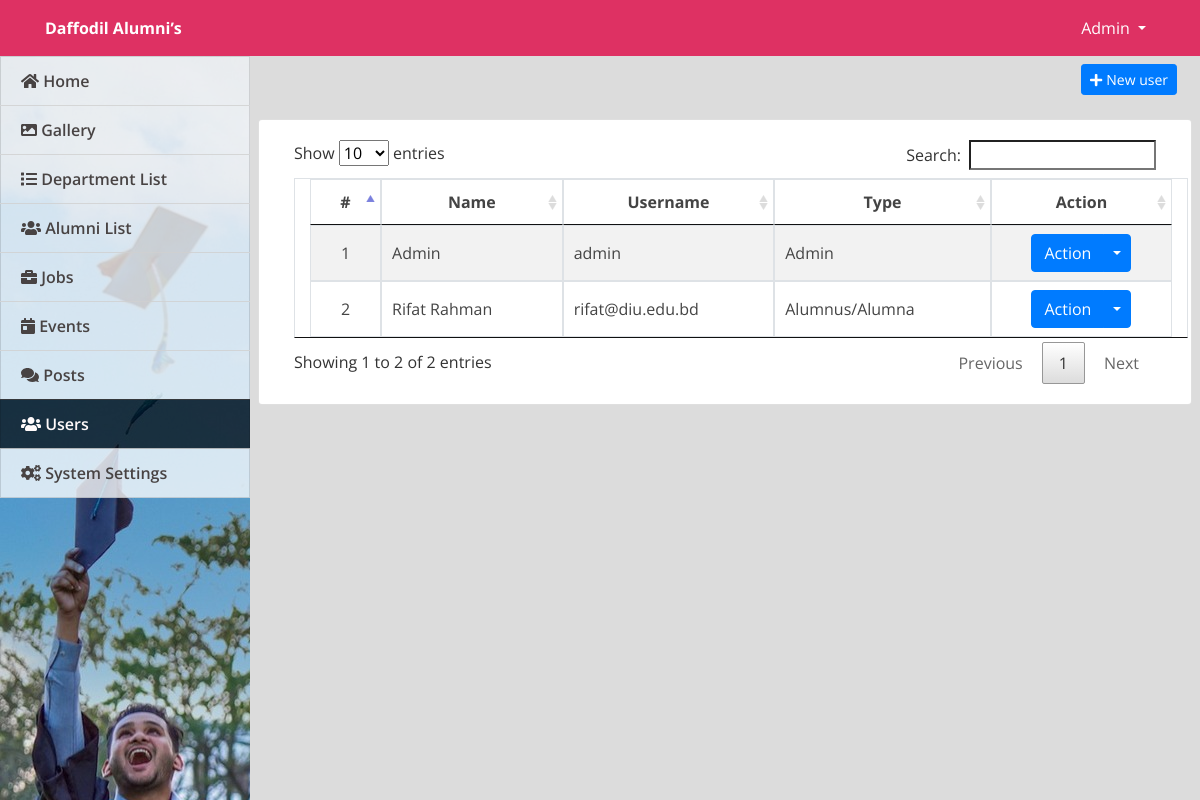
Page /admin/index.php?page=users (signed in) on the committed database.
### tables this page shows
CREATE TABLE `users` (
  `id` int(30) NOT NULL,
  `name` text NOT NULL,
  `username` varchar(200) NOT NULL,
  `password` text NOT NULL,
  `type` tinyint(1) NOT NULL DEFAULT 3 COMMENT '1=Admin,2=Alumni officer, 3= alumnus',
  `auto_generated_pass` text NOT NULL,
  `alumnus_id` int(30) NOT NULL
);

### admin/users.php (the view, shortened to what this page needs)
<div class="container-fluid">
	<div class="row">
	<div class="col-lg-12">
			<button class="btn btn-primary float-right btn-sm" id="new_user"><i class="fa fa-plus"></i> New user</button>
	</div>
	</div>
	<br>
	<div class="row">
		<div class="card col-lg-12">
			<div class="card-body">
				<table class="table-striped table-bordered col-md-12">
			<thead>
				<tr>
					<th class="text-center">#</th>
					<th class="text-center">Name</th>
					<th class="text-center">Username</th>
					<th class="text-center">Type</th>
					<th class="text-center">Action</th>
				</tr>
			</thead>
			<tbody>
				<?php
 					include 'db_connect.php';
 					$type = array("","Admin","Staff","Alumnus/Alumna");
 					$users = $conn->query("SELECT * FROM users order by name asc");
 					$i = 1;
 					while($row= $users->fetch_assoc()):
				 ?>
				 <tr>
				 	<td class="text-center">
				 		<?php echo $i++ ?>
				 	</td>
				 	<td>
				 		<?php echo ucwords($row['name']) ?>
				 	</td>
				 	<td>
				 		<?php echo $row['username'] ?>
				 	</td>
				 	<td>
				 		<?php echo $type[$row['type']] ?>
				 	</td>
				 	<td>
				 		<center>
								<div class="btn-group">
								  <button type="button" class="btn btn-primary">Action</button>
								  <button type="button" class="btn btn-primary dropdown-toggle dropdown-toggle-split" data-toggle="dropdown" aria-haspopup="true" aria-expanded="false">
								  </button>
								</div>
								</center>
				 	</td>
				 </tr>
				<?php endwhile; ?>
			</tbody>
		</table>
			</div>
		</div>
	</div>
</div>

### admin/index.php (shortened to what this page needs)
<!DOCTYPE html>
<html lang="en">
<head>
<?php
 include('./header.php');
 ?>
</head>
<body>
	<?php include 'topbar.php' ?>
	<?php include 'navbar.php' ?>
  <main id="view-panel" >
      <?php $page = isset($_GET['page']) ? $_GET['page'] :'home'; ?>
  	<?php include $page.'.php' ?>
  </main>
</body>
</html>

### admin/header.php (shortened to what this page needs)
  <link rel="stylesheet" href="assets/font-awesome/css/all.min.css">
<link href="assets/vendor/bootstrap/css/bootstrap.min.css" rel="stylesheet">
<link href="assets/vendor/icofont/icofont.min.css" rel="stylesheet">
<link href="assets/vendor/boxicons/css/boxicons.min.css" rel="stylesheet">
<link href="assets/vendor/venobox/venobox.css" rel="stylesheet">
<link href="assets/vendor/animate.css/animate.min.css" rel="stylesheet">
<link href="assets/vendor/remixicon/remixicon.css" rel="stylesheet">
<link href="assets/vendor/owl.carousel/assets/owl.carousel.min.css" rel="stylesheet">
<link href="assets/vendor/bootstrap-datepicker/css/bootstrap-datepicker.min.css" rel="stylesheet">
<link href="assets/DataTables/datatables.min.css" rel="stylesheet">
<link href="assets/css/jquery.datetimepicker.min.css" rel="stylesheet">
<link href="assets/css/select2.min.css" rel="stylesheet">
<link href="assets/css/style.css" rel="stylesheet">
<link type="text/css" rel="stylesheet" href="assets/css/jquery-te-1.4.0.css">

### admin/topbar.php (shortened to what this page needs)
<nav class="navbar navbar-light fixed-top bg-primary" style="padding:0;min-height: 3.5rem">
  <div class="container-fluid mt-2 mb-2">
  	<div class="col-lg-12">
      <div class="col-md-4 float-left text-white">
        <large><b><?php echo isset($_SESSION['system']['name']) ? $_SESSION['system']['name'] : '' ?></b></large>
      </div>
	  	<div class="float-right">
        <div class=" dropdown mr-4">
            <a href="#" class="text-white dropdown-toggle"  id="account_settings" data-toggle="dropdown" aria-haspopup="true" aria-expanded="false"><?php echo "Admin" ?> </a>
        </div>
      </div>
  </div>
</nav>

### admin/navbar.php (shortened to what this page needs)
<nav id="sidebar" class='mx-lt-5 bg-dark' >
		<div class="sidebar-list">
				<a href="index.php?page=home" class="nav-item nav-home"><span class='icon-field'><i class="fa fa-home"></i></span> Home</a>
				<a href="index.php?page=gallery" class="nav-item nav-gallery"><span class='icon-field'><i class="fa fa-image"></i></span> Gallery </a>
				<a href="index.php?page=courses" class="nav-item nav-courses"><span class='icon-field'><i class="fa fa-list"></i></span> Department List</a>
				<a href="index.php?page=alumni" class="nav-item nav-alumni"><span class='icon-field'><i class="fa fa-users"></i></span> Alumni List</a>
				<a href="index.php?page=jobs" class="nav-item nav-jobs"><span class='icon-field'><i class="fa fa-briefcase"></i></span> Jobs</a>
				<a href="index.php?page=events" class="nav-item nav-events"><span class='icon-field'><i class="fa fa-calendar-day"></i></span> Events</a>
				<a href="index.php?page=forums" class="nav-item nav-forums"><span class='icon-field'><i class="fa fa-comments"></i></span> Posts</a>
				<?php if($_SESSION['login_type'] == 1): ?>
				<a href="index.php?page=users" class="nav-item nav-users"><span class='icon-field'><i class="fa fa-users"></i></span> Users</a>
				<a href="index.php?page=site_settings" class="nav-item nav-site_settings"><span class='icon-field'><i class="fa fa-cogs"></i></span> System Settings</a>
			<?php endif; ?>
		</div>
</nav>

### admin/assets/css/style.css (style rules this page uses)
body { font-family: "Open Sans", sans-serif; color: #444444; width: 100%; height: calc(100%); }
a { color: #1977cc; }
nav#sidebar { height: calc(100%); position: fixed; z-index: 99; left: 0; width: 250px; background: url(../uploads/art-cover.jpg); background-repeat: no-repeat; background-size: cover; }
a.nav-item { position: relative; display: block; padding: .75rem 1.25rem; margin-bottom: -1px; border: 1px solid rgba(0,0,0,.125); background-color: #ffffffc4; color: #484343; font-weight: 600; }
a.nav-item:hover, .nav-item.active { background-color: #000000ad; color: #fffafa; }
main#view-panel { margin-left: 250px; width:calc(100% - 250px); margin-top: 3.5rem; padding: .5em }

### admin/index.php (style rules this page uses)
body { background: #80808045; }
.bg-primary { background-color: #DE3163 !important; }
main#view-panel { margin-left: 250px; width: calc(100% - 250px); margin-top: 3.5rem; padding: .5em; background-color: none; background-repeat: no-repeat; background-size: cover; }
.container-fluid, .container-lg, .container-md, .container-sm, .container-xl { width: 100%; padding-right: 15px; padding-left: 15px; margin-right: auto; margin-left: auto; }

### rows in the picture
users: name "Admin", username "admin", type "Admin"
users: name "Rifat Rahman", username "rifat@diu.edu.bd", type "Alumnus/Alumna"

### other values in the picture
$_SESSION['system']['name'] "Daffodil Alumni’s"
